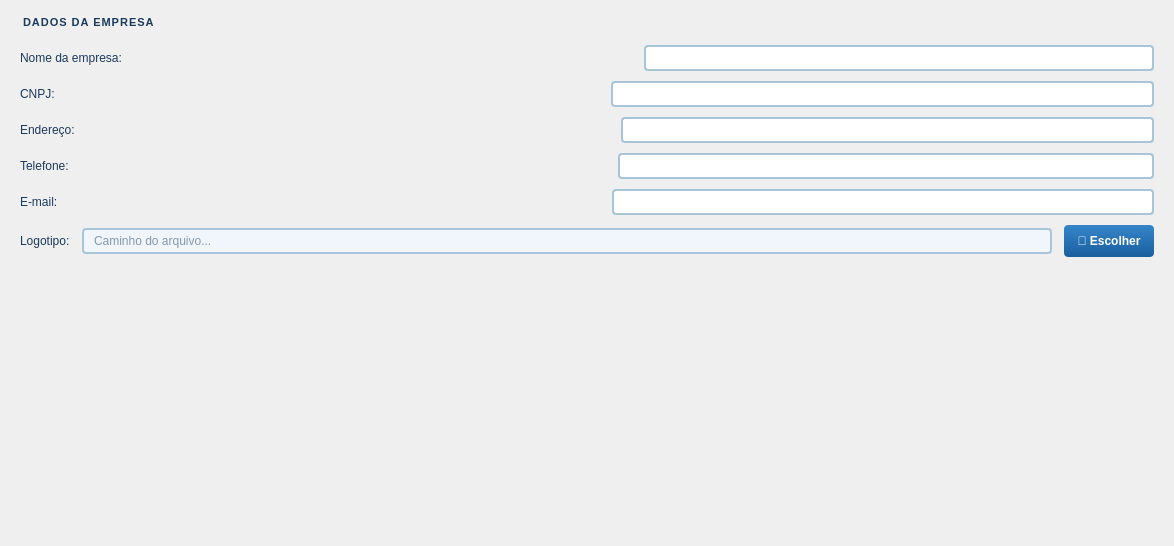
           <widget class="QWidget" name="scrollEmpresaContents">
            <property name="geometry">
             <rect>
              <x>0</x>
              <y>0</y>
              <width>1174</width>
              <height>546</height>
             </rect>
            </property>
            <layout class="QVBoxLayout" name="scrollEmpresaVL">
             <property name="spacing">
              <number>10</number>
             </property>
             <property name="leftMargin">
              <number>20</number>
             </property>
             <property name="topMargin">
              <number>16</number>
             </property>
             <property name="rightMargin">
              <number>20</number>
             </property>
             <property name="bottomMargin">
              <number>16</number>
             </property>
             <item>
              <widget class="QLabel" name="lblEmpresaTitle">
               <property name="styleSheet">
                <string notr="true">font-size:11px;font-weight:bold;color:#1a3a5c;border-bottom:2px solid #3585c8;padding-bottom:4px;letter-spacing:1px;</string>
               </property>
               <property name="text">
                <string>DADOS DA EMPRESA</string>
               </property>
              </widget>
             </item>
             <item>
              <layout class="QHBoxLayout" name="hlNomeEmpresa">
               <property name="spacing">
                <number>12</number>
               </property>
               <item>
                <widget class="QLabel" name="lblNomeEmpresa">
                 <property name="styleSheet">
                  <string notr="true">font-size:12px;color:#1a3a5c;</string>
                 </property>
                 <property name="text">
                  <string>Nome da empresa:</string>
                 </property>
                </widget>
               </item>
               <item>
                <spacer>
                 <property name="orientation">
                  <enum>Qt::Horizontal</enum>
                 </property>
                 <property name="sizeHint" stdset="0">
                  <size>
                   <width>10</width>
                   <height>10</height>
                  </size>
                 </property>
                </spacer>
               </item>
               <item>
                <widget class="QLineEdit" name="leNomeEmpresa">
                 <property name="styleSheet">
                  <string notr="true">QLineEdit{background-color:#ffffff;border:2px solid #a8c4d8;border-radius:4px;font-size:12px;color:#1a3a5c;padding:3px 8px;}QLineEdit:focus{border-color:#3585c8;}</string>
                 </property>
                </widget>
               </item>
              </layout>
             </item>
             <item>
              <layout class="QHBoxLayout" name="hlCNPJEmpresa">
               <property name="spacing">
                <number>12</number>
               </property>
               <item>
                <widget class="QLabel" name="lblCNPJEmpresa">
                 <property name="styleSheet">
                  <string notr="true">font-size:12px;color:#1a3a5c;</string>
                 </property>
                 <property name="text">
                  <string>CNPJ:</string>
                 </property>
                </widget>
               </item>
               <item>
                <spacer>
                 <property name="orientation">
                  <enum>Qt::Horizontal</enum>
                 </property>
                 <property name="sizeHint" stdset="0">
                  <size>
                   <width>10</width>
                   <height>10</height>
                  </size>
                 </property>
                </spacer>
               </item>
               <item>
                <widget class="QLineEdit" name="leCNPJEmpresa">
                 <property name="styleSheet">
                  <string notr="true">QLineEdit{background-color:#ffffff;border:2px solid #a8c4d8;border-radius:4px;font-size:12px;color:#1a3a5c;padding:3px 8px;}QLineEdit:focus{border-color:#3585c8;}</string>
                 </property>
                </widget>
               </item>
              </layout>
             </item>
             <item>
              <layout class="QHBoxLayout" name="hlEnderecoEmp">
               <property name="spacing">
                <number>12</number>
               </property>
               <item>
                <widget class="QLabel" name="lblEnderecoEmp">
                 <property name="styleSheet">
                  <string notr="true">font-size:12px;color:#1a3a5c;</string>
                 </property>
                 <property name="text">
                  <string>Endereço:</string>
                 </property>
                </widget>
               </item>
               <item>
                <spacer>
                 <property name="orientation">
                  <enum>Qt::Horizontal</enum>
                 </property>
                 <property name="sizeHint" stdset="0">
                  <size>
                   <width>10</width>
                   <height>10</height>
                  </size>
                 </property>
                </spacer>
               </item>
               <item>
                <widget class="QLineEdit" name="leEnderecoEmp">
                 <property name="styleSheet">
                  <string notr="true">QLineEdit{background-color:#ffffff;border:2px solid #a8c4d8;border-radius:4px;font-size:12px;color:#1a3a5c;padding:3px 8px;}QLineEdit:focus{border-color:#3585c8;}</string>
                 </property>
                </widget>
               </item>
              </layout>
             </item>
             <item>
              <layout class="QHBoxLayout" name="hlTelefoneEmp">
               <property name="spacing">
                <number>12</number>
               </property>
               <item>
                <widget class="QLabel" name="lblTelefoneEmp">
                 <property name="styleSheet">
                  <string notr="true">font-size:12px;color:#1a3a5c;</string>
                 </property>
                 <property name="text">
                  <string>Telefone:</string>
                 </property>
                </widget>
               </item>
               <item>
                <spacer>
                 <property name="orientation">
                  <enum>Qt::Horizontal</enum>
                 </property>
                 <property name="sizeHint" stdset="0">
                  <size>
                   <width>10</width>
                   <height>10</height>
                  </size>
                 </property>
                </spacer>
               </item>
               <item>
                <widget class="QLineEdit" name="leTelefoneEmp">
                 <property name="styleSheet">
                  <string notr="true">QLineEdit{background-color:#ffffff;border:2px solid #a8c4d8;border-radius:4px;font-size:12px;color:#1a3a5c;padding:3px 8px;}QLineEdit:focus{border-color:#3585c8;}</string>
                 </property>
                </widget>
               </item>
              </layout>
             </item>
             <item>
              <layout class="QHBoxLayout" name="hlEmailEmp">
               <property name="spacing">
                <number>12</number>
               </property>
               <item>
                <widget class="QLabel" name="lblEmailEmp">
                 <property name="styleSheet">
                  <string notr="true">font-size:12px;color:#1a3a5c;</string>
                 </property>
                 <property name="text">
                  <string>E-mail:</string>
                 </property>
                </widget>
               </item>
               <item>
                <spacer>
                 <property name="orientation">
                  <enum>Qt::Horizontal</enum>
                 </property>
                 <property name="sizeHint" stdset="0">
                  <size>
                   <width>10</width>
                   <height>10</height>
                  </size>
                 </property>
                </spacer>
               </item>
               <item>
                <widget class="QLineEdit" name="leEmailEmp">
                 <property name="styleSheet">
                  <string notr="true">QLineEdit{background-color:#ffffff;border:2px solid #a8c4d8;border-radius:4px;font-size:12px;color:#1a3a5c;padding:3px 8px;}QLineEdit:focus{border-color:#3585c8;}</string>
                 </property>
                </widget>
               </item>
              </layout>
             </item>
             <item>
              <layout class="QHBoxLayout" name="hlLogotipoEmp">
               <property name="spacing">
                <number>12</number>
               </property>
               <item>
                <widget class="QLabel" name="lblLogotipoEmp">
                 <property name="styleSheet">
                  <string notr="true">font-size:12px;color:#1a3a5c;</string>
                 </property>
                 <property name="text">
                  <string>Logotipo:</string>
                 </property>
                </widget>
               </item>
               <item>
                <widget class="QLineEdit" name="leLogotipoPath">
                 <property name="styleSheet">
                  <string notr="true">QLineEdit{background-color:#f0f6fc;border:2px solid #a8c4d8;border-radius:4px;font-size:12px;color:#1a3a5c;padding:3px 8px;}</string>
                 </property>
                 <property name="readOnly">
                  <bool>true</bool>
                 </property>
                 <property name="placeholderText">
                  <string>Caminho do arquivo...</string>
                 </property>
                </widget>
               </item>
               <item>
                <widget class="QPushButton" name="btnEscolherLogotipo">
                 <property name="minimumSize">
                  <size>
                   <width>90</width>
                   <height>32</height>
                  </size>
                 </property>
                 <property name="styleSheet">
                  <string notr="true">QPushButton{background:qlineargradient(x1:0,y1:0,x2:0,y2:1,stop:0 #3585c8,stop:1 #1a5fa0);color:white;font-size:12px;font-weight:bold;border:none;border-radius:4px;padding:4px 10px;}QPushButton:hover{background:#2a74b8;}QPushButton:pressed{background:#1a5fa0;}</string>
                 </property>
                 <property name="text">
                  <string>📂 Escolher</string>
                 </property>
                </widget>
               </item>
              </layout>
             </item>
             <item>
              <spacer>
               <property name="orientation">
                <enum>Qt::Vertical</enum>
               </property>
               <property name="sizeHint" stdset="0">
                <size>
                 <width>10</width>
                 <height>20</height>
                </size>
               </property>
              </spacer>
             </item>
            </layout>
           </widget>
